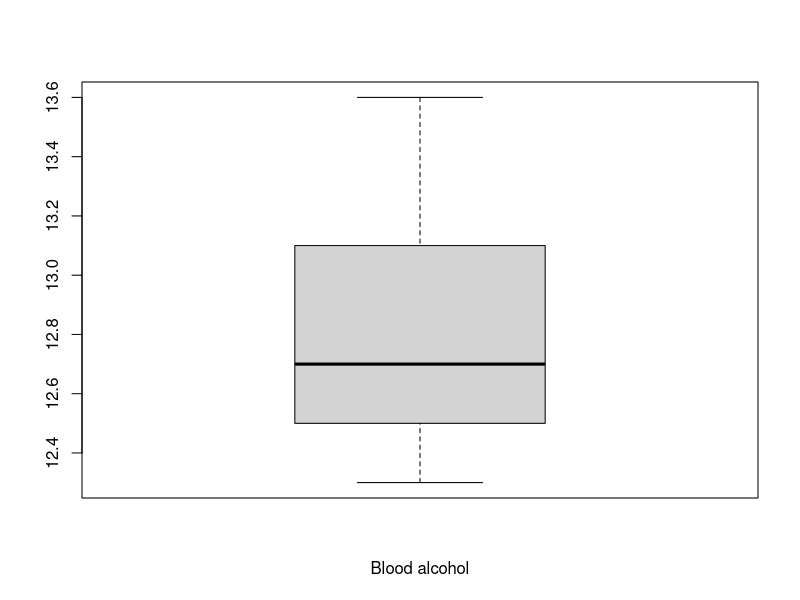
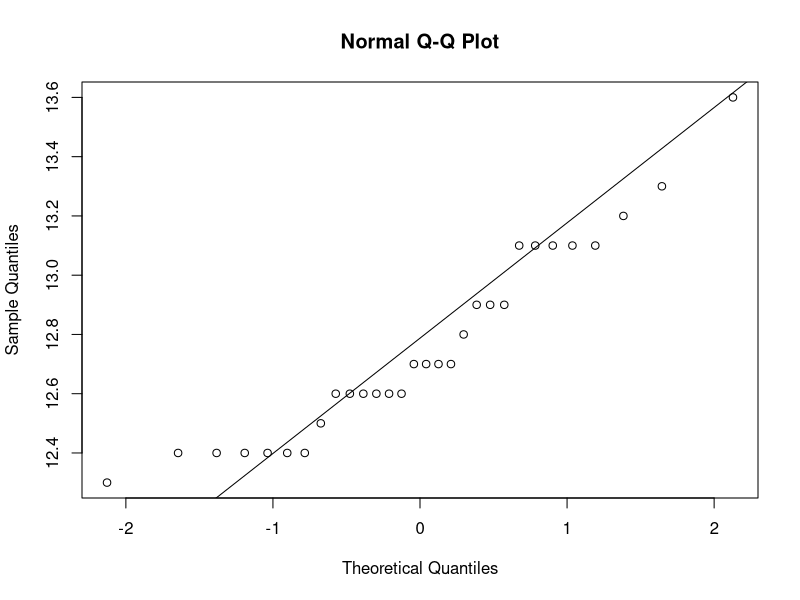
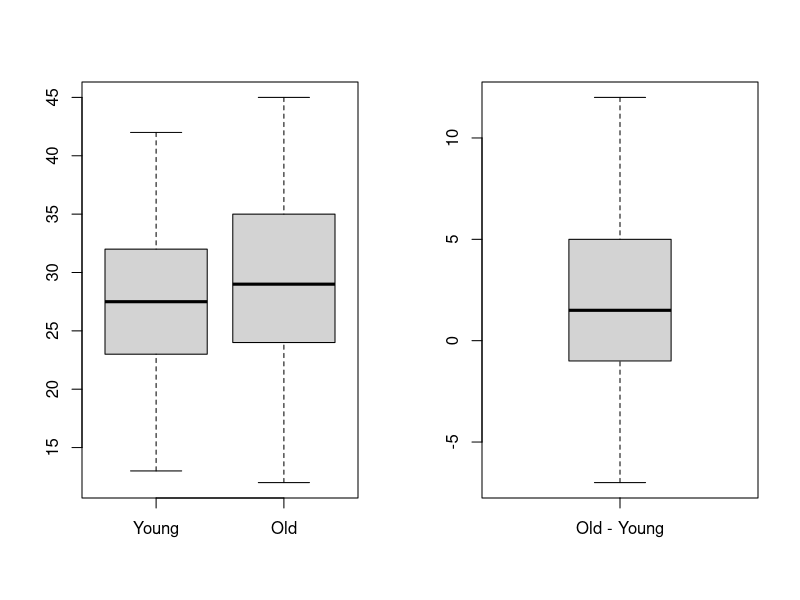

Here is the R script that generated these plots, in order:
## ---- chunk 1
knitr::opts_chunk$set(echo = TRUE)
## ---- chunk 2
bac = c(12.3, 12.7, 12.6, 13.1, 13.2, 12.8, 13.1, 12.9, 13.1, 12.4, 
    13.6, 12.7, 12.6, 13.1, 12.4, 12.6, 13.3, 12.6, 12.4, 13.1, 12.9, 
    12.6, 12.7, 12.5, 12.4, 12.4, 12.6, 12.7, 12.4, 12.9)
n = length(bac)
xbar = mean(bac)
s = sd(bac)
c(n, xbar, s)
## ---- chunk 3
boxplot(bac,horzontal = TRUE, xlab="Blood alcohol")

qqnorm(bac);qqline(bac)
## ---- chunk 4
qt(c(0.9, 0.95, 0.975), 30) # calculating T0
## ---- chunk 5
t.test(bac, mu = 12.6, alternative = "two.sided", conf.level = 0.95)
## ---- chunk 6
library("tidyverse")
Young = c(24, 26, 40, 29, 29, 41, 32, 19, 23, 25, 37, 31, 31, 29, 24, 
          42, 32, 13, 33, 25, 20, 26, 20, 23, 23, 15, 34, 29, 20, 38)
Old = c(27, 26, 45, 34, 34, 45, 36, 20, 22, 24, 35, 31, 26, 41, 31, 
        37, 31, 12, 38, 26, 22, 27, 21, 31, 23, 24, 27, 33, 22, 40)

dat = tibble(
  satisfaction = c(Young, Old),
  age = c(rep("Young", length(Young)),
          rep("Old", length(Old)))
)

dat %>% 
  group_by(age) %>%
  summarise(
    n = n(),
    mean = mean(satisfaction),
    sd = sd(satisfaction)
  )
## ---- chunk 7
par(mfrow = c(1,2))
boxplot(Young,Old,names = c('Young','Old'))
boxplot(Old - Young)
axis(1, at = 1, labels = 'Old - Young')
## ---- chunk 8
wilcox.test(Old,Young,alternative = 'two.sided', correct = FALSE)
## ---- chunk 9
t.test(Old, Young, alternative = 'two.sided')
## ---- chunk 10
paired_dat = tibble(Young, Old) %>%
  mutate(
    Difference = Old - Young
  )
glimpse(paired_dat)

statistics = paired_dat %>% 
  summarise(
    n = n(),
    mean_old = mean(Old),
    mean_young = mean(Young),
    mean_diff = mean(Difference),
    sd_old = sd(Old),
    sd_young = sd(Young),
    sd_diff = sd(Difference)
  )
## ---- chunk 11
(statistics$mean_diff - 0)/(statistics$sd_diff * sqrt(statistics$n))

qt(c(0.95),30)
## ---- chunk 12
t.test(paired_dat$Difference, mu = 0, conf.level = 0.95)
